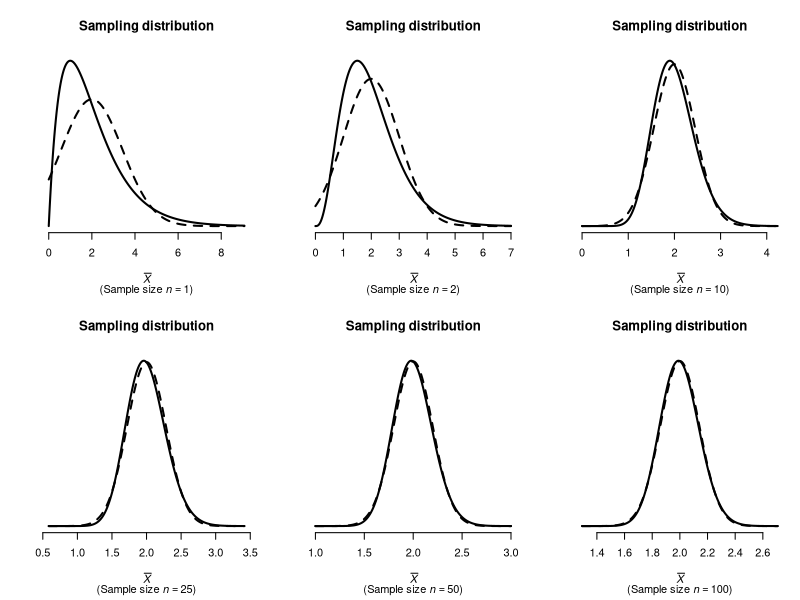

Generate this figure with R:
## ---- chunk 1
# Gamma(alpha=2, rate=1): Xbar ~ Gamma(n*alpha, rate=n)
# mu = 2, sigma = sqrt(2)

###  Set up  ###
alpha <- 2
beta  <- 1
mu    <- alpha / beta
sg    <- sqrt(alpha) / beta


ns <- c(1, 2, 10, 25, 50, 100)

###  Build x grid and densities for each n  ###
traces <- lapply(ns, function(n) {
  se   <- sg / sqrt(n)
  x    <- seq(max(mu - 5*se, 1e-4), 
              mu + 5*se, 
              length.out = 600)
  yex  <- dgamma(x, 
                 shape = n * alpha, 
                 rate = n * beta)
  yclt <- dnorm(x,  
                mean  = mu,        
                sd   = se)
  list(x = x, 
       yex = yex, 
       yclt = yclt, 
       n = n)
})

###  Build figure  ###
par(mfrow = c(2, 3),
    mar = c(5.1, 3.1, 4.1, 1.1) ) # DEFAULT: 5.1 4.1 4.1 2.1

for (i in (1:length(ns))){
  plot(x = traces[[i]]$x, 
       y = traces[[i]]$yex,
       type = "l",
       xlab = expression(bar(italic(X))),
       ylab = "",
       axes = FALSE,
       main = expression(bold(Sampling~distribution)),
       sub = bquote("(" * Sample~size~italic(n) == .(ns[i]) * ")"),
       lwd = 2)
  axis(side = 1)
  lines(x = traces[[i]]$x, 
        y = traces[[i]]$yclt,
        lty = 2,
        lwd = 2)
}
